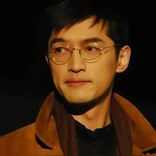
#> input picture archive-projects/项目：开发信2026-09-15-14-09-34/project3/archive/assets/pic-156.jpg, 156 x 156 px
$ python -i crop_portrait.py   (imports and definitions only)
#> lines starting #> are read from the running program, lines starting #| are printed output that depends on the picture
#!/usr/bin/env python3
"""
Portrait crop tool for landscape stock wallpapers.

Apple ships every stock wallpaper in landscape. Turning one into a phone
wallpaper is NOT a resize — it is a *cropped recomposition*, and a naive
centre crop destroys scenery shots (on the macOS 27 Golden Gate sunset
wallpaper the bridge tower sits at x = 0.730, so a centre crop removes the
bridge entirely).

This script provides the two halves of the fix:
  detect  - locate the subject column(s) by colour/edge projection
  crop    - crop to a target aspect ratio, anchoring the subject at a
            chosen relative position inside the frame

Run `--help` on any subcommand.  See ../SKILL.md for the full workflow.

Examples
--------
  PY=/Users/eric/.workbuddy-ai/binaries/python/envs/default/bin/python
  $PY crop_portrait.py detect originals/04-bridge-sunset.jpeg
  $PY crop_portrait.py crop originals/04-bridge-sunset.jpeg \
        --out 4k/bridge-sunset.jpg --size 2160x3840 --anchor 2996:0.58
  $PY crop_portrait.py batch manifest.json
"""

import argparse
import json
import os
import sys

import numpy as np
from PIL import Image, ImageCms, ImageFilter

# ---------------------------------------------------------------- ICC profile


# [4 lines left out: function srgb_icc_bytes, not called in this run]


# ------------------------------------------------------------------- detect


def _column_score(arr, metric):
    """Return a length-W array scoring how 'interesting' each column is."""
    if metric == "vedge":
        # Vertical-edge energy.  The best general metric for wide aerial
        # scenery: bridge towers and cables are vertical structure against a
        # smooth sky, and unlike colour this works on silhouettes too.
        g = arr.mean(axis=2)
        dx = np.abs(np.diff(g, axis=1))
        return np.concatenate([dx[:, :1], dx], axis=1).mean(axis=0)
    if metric == "local_contrast":
        g = arr.mean(axis=2)
        blur = np.asarray(
            Image.fromarray(g.astype(np.uint8)).filter(ImageFilter.GaussianBlur(6))
        ).astype(np.float32)
        return np.abs(g - blur).mean(axis=0)
    if metric == "redness":
        # Warm landmarks.  R - (G+B)/2.  Dilutes badly when a large smooth
        # sky shares the column — see SKILL.md.
        s = arr[:, :, 0] - (arr[:, :, 1] + arr[:, :, 2]) / 2.0
        return s.mean(axis=0)
    if metric == "p95_redness":
        # Percentile instead of mean, so a small bright subject is not
        # averaged away by the sky above it.
        s = arr[:, :, 0] - (arr[:, :, 1] + arr[:, :, 2]) / 2.0
        return np.percentile(s, 95, axis=0)
    if metric == "warmth":
        return (arr[:, :, 0] - arr[:, :, 2]).mean(axis=0)
    if metric == "variance":
        return arr.mean(axis=2).std(axis=0)
    raise SystemExit(f"unknown metric: {metric}")


def _merge_peaks(col, W, top, merge_gap):
    """Non-maximum suppression, then merge peaks closer than `merge_gap`.

    A bridge tower produces a *pair* of peaks (its two edges).  Averaging the
    pair weighted by score recovers the tower centre, which is what you
    actually want to anchor on.  With merge_gap=0 the raw peaks are returned.
    """
    order = np.argsort(col)[::-1]
    picked = []
    min_sep = max(1, int(round(W * merge_gap))) if merge_gap > 0 else 1
    # Collect a generous pool first, then merge.
    pool = []
    sep = max(1, int(round(W * 0.02)))
    for x in order:
        x = int(x)
        if all(abs(x - p) >= sep for p in pool):
            pool.append(x)
        if len(pool) >= max(top * 4, 12):
            break

    if merge_gap <= 0:
        picked = pool[:top]
    else:
        used = [False] * len(pool)
        for i in range(len(pool)):
            if used[i]:
                continue
            group = [pool[i]]
            used[i] = True
            for j in range(i + 1, len(pool)):
                if not used[j] and abs(pool[j] - pool[i]) < min_sep:
                    group.append(pool[j])
                    used[j] = True
            w = np.array([max(float(col[p]), 0.0) + 1e-6 for p in group])
            centre = int(round(float(np.average(group, weights=w))))
            picked.append(centre)
        picked.sort(key=lambda p: -float(col[p]))
        picked = picked[:top]

    return picked, pool


def detect_anchors(path, band=0.55, smooth=41, top=3, metric="vedge",
                   merge_gap=0.0):
    """Locate candidate subject columns.

    `band` restricts the analysis to the top N fraction of the image — the
    subject is normally above the horizon, and the water below only adds noise.
    """
#> called with band = 0.55, smooth = 41, top = 3, metric = 'vedge', merge_gap = 0
    im = Image.open(path).convert("RGB")
#> im is the input picture: PIL image 156x156 RGB; mean R, G, B 61.4, 36.2, 15.4
    arr = np.asarray(im).astype(np.float32)
    H, W = arr.shape[:2]
#> H = 156; W = 156

    rows = max(1, int(round(H * band)))
#> rows = 86
    col = _column_score(arr[:rows], metric)
#> in _column_score, `g = arr.mean(axis=2)`:
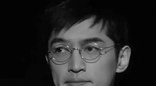
#> g: shape (86, 156) float32; min 0, max 181.3, mean 36.8
#> in _column_score, `dx = np.abs(np.diff(g, axis=1))`:
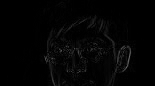
#> dx: shape (86, 155) float32; min 0, max 104.7, mean 3.8
#> col = 156 values, max 12.29 at index 53, min 0 at index 0, mean 3.81

    k = int(smooth)
    if k > 1:
        if k % 2 == 0:
            k += 1
        col = np.convolve(col, np.ones(k) / k, mode="same")
#> col = 156 values, max 7.09 at index 68, min 0.00652 at index 0, mean 3.81

    picked, pool = _merge_peaks(col, W, top, merge_gap)
#> in _merge_peaks, `order = np.argsort(col)[::-1]`: order = 156 values, max 155 at index 139, min 0 at index 155, mean 77.5
#> the loop in _merge_peaks, `for x in order:` made 33 passes
#> x on passes 1 to 12: 68, 67, 66, 69, 65, 70, 71, 72, 64, 63, 73, 111
#> after the loop in _merge_peaks, `for x in order:`: pool = [68, 65, 71, 111, 62, 74, 77, 80, 108, 83, 114, 99]
#> in _merge_peaks, `picked = pool[:top]`: picked = [68, 65, 71]
#> picked = [68, 65, 71]

    return {
        "path": path,
        "width": W,
        "height": H,
        "metric": metric,
        "band": band,
        "smooth": k,
        "merge_gap": merge_gap,
        "anchors": [
            {"x": p, "frac": round(p / W, 4), "score": round(float(col[p]), 2)}
            for p in picked
        ],
        "raw_peaks": [
            {"x": p, "frac": round(p / W, 4), "score": round(float(col[p]), 2)}
            for p in pool[:8]
        ],
    }


# --------------------------------------------------------------------- crop


# [220 lines left out: functions compute_crop, parse_anchor, parse_size, do_crop, run_batch, main, not called in this run]


# [2 lines not run here, left out]

>>> result = detect_anchors('../../../archive-projects/项目：开发信2026-09-15-14-09-34/project3/archive/assets/pic-156.jpg')
#> result = 9 items
